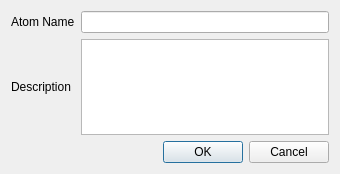
<?xml version="1.0" encoding="UTF-8"?>
<ui version="4.0">
 <class>NewAtomDialog</class>
 <widget class="QDialog" name="NewAtomDialog">
  <property name="geometry">
   <rect>
    <x>0</x>
    <y>0</y>
    <width>340</width>
    <height>174</height>
   </rect>
  </property>
  <property name="sizePolicy">
   <sizepolicy hsizetype="Preferred" vsizetype="Preferred">
    <horstretch>0</horstretch>
    <verstretch>0</verstretch>
   </sizepolicy>
  </property>
  <property name="windowTitle">
   <string>Add New Atom to Atom Domain</string>
  </property>
  <layout class="QGridLayout" name="gridLayout">
   <item row="1" column="2">
    <widget class="QTextEdit" name="textEdit"/>
   </item>
   <item row="3" column="1" colspan="2">
    <widget class="QDialogButtonBox" name="buttonBox">
     <property name="locale">
      <locale language="Chinese" country="China"/>
     </property>
     <property name="orientation">
      <enum>Qt::Horizontal</enum>
     </property>
     <property name="standardButtons">
      <set>QDialogButtonBox::Cancel|QDialogButtonBox::Ok</set>
     </property>
    </widget>
   </item>
   <item row="1" column="1">
    <widget class="QLabel" name="label_2">
     <property name="text">
      <string>Description</string>
     </property>
    </widget>
   </item>
   <item row="0" column="1">
    <widget class="QLabel" name="label">
     <property name="text">
      <string>Atom Name</string>
     </property>
    </widget>
   </item>
   <item row="0" column="2">
    <widget class="QLineEdit" name="lineEdit"/>
   </item>
  </layout>
 </widget>
 <resources/>
 <connections>
  <connection>
   <sender>buttonBox</sender>
   <signal>rejected()</signal>
   <receiver>NewAtomDialog</receiver>
   <slot>reject()</slot>
   <hints>
    <hint type="sourcelabel">
     <x>316</x>
     <y>260</y>
    </hint>
    <hint type="destinationlabel">
     <x>286</x>
     <y>274</y>
    </hint>
   </hints>
  </connection>
 </connections>
</ui>
